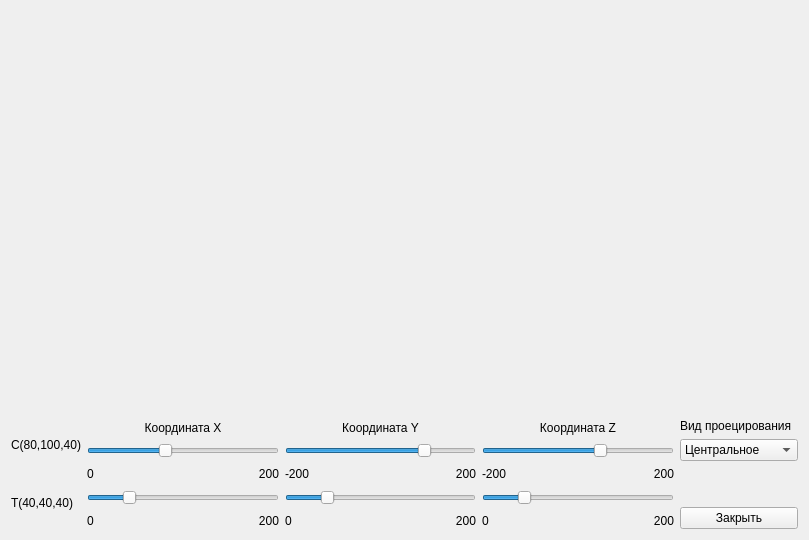
<?xml version="1.0" encoding="UTF-8"?>
<ui version="4.0">
 <class>MainWindow</class>
 <widget class="QMainWindow" name="MainWindow">
  <property name="geometry">
   <rect>
    <x>0</x>
    <y>0</y>
    <width>809</width>
    <height>540</height>
   </rect>
  </property>
  <property name="sizePolicy">
   <sizepolicy hsizetype="Fixed" vsizetype="Fixed">
    <horstretch>0</horstretch>
    <verstretch>0</verstretch>
   </sizepolicy>
  </property>
  <property name="windowTitle">
   <string>Компьютерная графика, Пахтусов Н.Г., ПРО-306</string>
  </property>
  <widget class="QWidget" name="centralWidget">
   <layout class="QVBoxLayout" name="verticalLayout_10">
    <item>
     <layout class="QHBoxLayout" name="widgets_layout">
      <property name="sizeConstraint">
       <enum>QLayout::SetMaximumSize</enum>
      </property>
      <item>
       <widget class="QWidget" name="w1" native="true">
        <property name="sizePolicy">
         <sizepolicy hsizetype="Expanding" vsizetype="Expanding">
          <horstretch>0</horstretch>
          <verstretch>0</verstretch>
         </sizepolicy>
        </property>
       </widget>
      </item>
      <item>
       <widget class="QWidget" name="w2" native="true">
        <property name="sizePolicy">
         <sizepolicy hsizetype="Expanding" vsizetype="Expanding">
          <horstretch>0</horstretch>
          <verstretch>0</verstretch>
         </sizepolicy>
        </property>
       </widget>
      </item>
     </layout>
    </item>
    <item>
     <layout class="QHBoxLayout" name="horizontalLayout">
      <property name="sizeConstraint">
       <enum>QLayout::SetMinimumSize</enum>
      </property>
      <item>
       <layout class="QVBoxLayout" name="verticalLayout_2">
        <property name="sizeConstraint">
         <enum>QLayout::SetMinimumSize</enum>
        </property>
        <item>
         <widget class="QLabel" name="labelC">
          <property name="sizePolicy">
           <sizepolicy hsizetype="Minimum" vsizetype="Minimum">
            <horstretch>0</horstretch>
            <verstretch>0</verstretch>
           </sizepolicy>
          </property>
          <property name="text">
           <string>C(80,100,40)</string>
          </property>
         </widget>
        </item>
        <item>
         <widget class="QLabel" name="labelT">
          <property name="sizePolicy">
           <sizepolicy hsizetype="Minimum" vsizetype="Minimum">
            <horstretch>0</horstretch>
            <verstretch>0</verstretch>
           </sizepolicy>
          </property>
          <property name="text">
           <string>T(40,40,40)</string>
          </property>
         </widget>
        </item>
       </layout>
      </item>
      <item>
       <layout class="QVBoxLayout" name="verticalLayout_3">
        <item>
         <widget class="QLabel" name="label">
          <property name="sizePolicy">
           <sizepolicy hsizetype="Minimum" vsizetype="Minimum">
            <horstretch>0</horstretch>
            <verstretch>0</verstretch>
           </sizepolicy>
          </property>
          <property name="text">
           <string>Координата X</string>
          </property>
          <property name="alignment">
           <set>Qt::AlignCenter</set>
          </property>
         </widget>
        </item>
        <item>
         <widget class="QSlider" name="sliderVX">
          <property name="sizePolicy">
           <sizepolicy hsizetype="Expanding" vsizetype="Minimum">
            <horstretch>0</horstretch>
            <verstretch>0</verstretch>
           </sizepolicy>
          </property>
          <property name="minimum">
           <number>0</number>
          </property>
          <property name="maximum">
           <number>200</number>
          </property>
          <property name="value">
           <number>80</number>
          </property>
          <property name="orientation">
           <enum>Qt::Horizontal</enum>
          </property>
          <property name="tickPosition">
           <enum>QSlider::NoTicks</enum>
          </property>
         </widget>
        </item>
        <item>
         <layout class="QHBoxLayout" name="horizontalLayout_15">
          <item>
           <widget class="QLabel" name="label_16">
            <property name="text">
             <string>0</string>
            </property>
           </widget>
          </item>
          <item>
           <widget class="QLabel" name="label_18">
            <property name="text">
             <string>200</string>
            </property>
            <property name="alignment">
             <set>Qt::AlignRight|Qt::AlignTrailing|Qt::AlignVCenter</set>
            </property>
           </widget>
          </item>
         </layout>
        </item>
        <item>
         <widget class="QSlider" name="sliderX">
          <property name="sizePolicy">
           <sizepolicy hsizetype="Expanding" vsizetype="Minimum">
            <horstretch>0</horstretch>
            <verstretch>0</verstretch>
           </sizepolicy>
          </property>
          <property name="minimum">
           <number>0</number>
          </property>
          <property name="maximum">
           <number>200</number>
          </property>
          <property name="value">
           <number>40</number>
          </property>
          <property name="orientation">
           <enum>Qt::Horizontal</enum>
          </property>
          <property name="tickPosition">
           <enum>QSlider::NoTicks</enum>
          </property>
         </widget>
        </item>
        <item>
         <layout class="QHBoxLayout" name="horizontalLayout_14">
          <item>
           <widget class="QLabel" name="label_5">
            <property name="text">
             <string>0</string>
            </property>
           </widget>
          </item>
          <item>
           <widget class="QLabel" name="label_7">
            <property name="text">
             <string>200</string>
            </property>
            <property name="alignment">
             <set>Qt::AlignRight|Qt::AlignTrailing|Qt::AlignVCenter</set>
            </property>
           </widget>
          </item>
         </layout>
        </item>
       </layout>
      </item>
      <item>
       <layout class="QVBoxLayout" name="verticalLayout_5">
        <item>
         <widget class="QLabel" name="label_2">
          <property name="sizePolicy">
           <sizepolicy hsizetype="Minimum" vsizetype="Minimum">
            <horstretch>0</horstretch>
            <verstretch>0</verstretch>
           </sizepolicy>
          </property>
          <property name="text">
           <string>Координата Y</string>
          </property>
          <property name="alignment">
           <set>Qt::AlignCenter</set>
          </property>
         </widget>
        </item>
        <item>
         <widget class="QSlider" name="sliderVY">
          <property name="sizePolicy">
           <sizepolicy hsizetype="Expanding" vsizetype="Minimum">
            <horstretch>0</horstretch>
            <verstretch>0</verstretch>
           </sizepolicy>
          </property>
          <property name="minimum">
           <number>-200</number>
          </property>
          <property name="maximum">
           <number>200</number>
          </property>
          <property name="value">
           <number>100</number>
          </property>
          <property name="orientation">
           <enum>Qt::Horizontal</enum>
          </property>
          <property name="tickPosition">
           <enum>QSlider::NoTicks</enum>
          </property>
         </widget>
        </item>
        <item>
         <layout class="QHBoxLayout" name="horizontalLayout_16">
          <item>
           <widget class="QLabel" name="label_19">
            <property name="text">
             <string>-200</string>
            </property>
           </widget>
          </item>
          <item>
           <widget class="QLabel" name="label_21">
            <property name="text">
             <string>200</string>
            </property>
            <property name="alignment">
             <set>Qt::AlignRight|Qt::AlignTrailing|Qt::AlignVCenter</set>
            </property>
           </widget>
          </item>
         </layout>
        </item>
        <item>
         <widget class="QSlider" name="sliderY">
          <property name="sizePolicy">
           <sizepolicy hsizetype="Expanding" vsizetype="Minimum">
            <horstretch>0</horstretch>
            <verstretch>0</verstretch>
           </sizepolicy>
          </property>
          <property name="minimum">
           <number>0</number>
          </property>
          <property name="maximum">
           <number>200</number>
          </property>
          <property name="value">
           <number>40</number>
          </property>
          <property name="orientation">
           <enum>Qt::Horizontal</enum>
          </property>
          <property name="tickPosition">
           <enum>QSlider::NoTicks</enum>
          </property>
         </widget>
        </item>
        <item>
         <layout class="QHBoxLayout" name="horizontalLayout_7">
          <item>
           <widget class="QLabel" name="label_8">
            <property name="text">
             <string>0</string>
            </property>
           </widget>
          </item>
          <item>
           <widget class="QLabel" name="label_9">
            <property name="text">
             <string>200</string>
            </property>
            <property name="alignment">
             <set>Qt::AlignRight|Qt::AlignTrailing|Qt::AlignVCenter</set>
            </property>
           </widget>
          </item>
         </layout>
        </item>
       </layout>
      </item>
      <item>
       <layout class="QVBoxLayout" name="verticalLayout_7">
        <item>
         <widget class="QLabel" name="label_3">
          <property name="sizePolicy">
           <sizepolicy hsizetype="Minimum" vsizetype="Minimum">
            <horstretch>0</horstretch>
            <verstretch>0</verstretch>
           </sizepolicy>
          </property>
          <property name="text">
           <string>Координата Z</string>
          </property>
          <property name="alignment">
           <set>Qt::AlignCenter</set>
          </property>
         </widget>
        </item>
        <item>
         <widget class="QSlider" name="sliderVZ">
          <property name="sizePolicy">
           <sizepolicy hsizetype="Expanding" vsizetype="Minimum">
            <horstretch>0</horstretch>
            <verstretch>0</verstretch>
           </sizepolicy>
          </property>
          <property name="minimum">
           <number>-200</number>
          </property>
          <property name="maximum">
           <number>200</number>
          </property>
          <property name="value">
           <number>50</number>
          </property>
          <property name="orientation">
           <enum>Qt::Horizontal</enum>
          </property>
          <property name="tickPosition">
           <enum>QSlider::NoTicks</enum>
          </property>
         </widget>
        </item>
        <item>
         <layout class="QHBoxLayout" name="horizontalLayout_17">
          <item>
           <widget class="QLabel" name="label_22">
            <property name="text">
             <string>-200</string>
            </property>
           </widget>
          </item>
          <item>
           <widget class="QLabel" name="label_24">
            <property name="text">
             <string>200</string>
            </property>
            <property name="alignment">
             <set>Qt::AlignRight|Qt::AlignTrailing|Qt::AlignVCenter</set>
            </property>
           </widget>
          </item>
         </layout>
        </item>
        <item>
         <widget class="QSlider" name="sliderZ">
          <property name="sizePolicy">
           <sizepolicy hsizetype="Expanding" vsizetype="Minimum">
            <horstretch>0</horstretch>
            <verstretch>0</verstretch>
           </sizepolicy>
          </property>
          <property name="minimum">
           <number>0</number>
          </property>
          <property name="maximum">
           <number>200</number>
          </property>
          <property name="value">
           <number>40</number>
          </property>
          <property name="orientation">
           <enum>Qt::Horizontal</enum>
          </property>
          <property name="tickPosition">
           <enum>QSlider::NoTicks</enum>
          </property>
         </widget>
        </item>
        <item>
         <layout class="QHBoxLayout" name="horizontalLayout_8">
          <item>
           <widget class="QLabel" name="label_11">
            <property name="text">
             <string>0</string>
            </property>
           </widget>
          </item>
          <item>
           <widget class="QLabel" name="label_12">
            <property name="text">
             <string>200</string>
            </property>
            <property name="alignment">
             <set>Qt::AlignRight|Qt::AlignTrailing|Qt::AlignVCenter</set>
            </property>
           </widget>
          </item>
         </layout>
        </item>
       </layout>
      </item>
      <item>
       <layout class="QVBoxLayout" name="verticalLayout_9">
        <item>
         <widget class="QLabel" name="label_15">
          <property name="sizePolicy">
           <sizepolicy hsizetype="Minimum" vsizetype="Minimum">
            <horstretch>0</horstretch>
            <verstretch>0</verstretch>
           </sizepolicy>
          </property>
          <property name="text">
           <string>Вид проецирования</string>
          </property>
         </widget>
        </item>
        <item>
         <widget class="QComboBox" name="mode">
          <item>
           <property name="text">
            <string>Центральное</string>
           </property>
          </item>
          <item>
           <property name="text">
            <string>Ортогональное</string>
           </property>
          </item>
         </widget>
        </item>
        <item>
         <spacer name="verticalSpacer">
          <property name="orientation">
           <enum>Qt::Vertical</enum>
          </property>
          <property name="sizeType">
           <enum>QSizePolicy::Minimum</enum>
          </property>
          <property name="sizeHint" stdset="0">
           <size>
            <width>20</width>
            <height>40</height>
           </size>
          </property>
         </spacer>
        </item>
        <item>
         <widget class="QPushButton" name="quit">
          <property name="text">
           <string>Закрыть</string>
          </property>
         </widget>
        </item>
       </layout>
      </item>
     </layout>
    </item>
   </layout>
  </widget>
 </widget>
 <layoutdefault spacing="6" margin="11"/>
 <resources/>
 <connections>
  <connection>
   <sender>quit</sender>
   <signal>clicked()</signal>
   <receiver>MainWindow</receiver>
   <slot>close()</slot>
   <hints>
    <hint type="sourcelabel">
     <x>798</x>
     <y>621</y>
    </hint>
    <hint type="destinationlabel">
     <x>436</x>
     <y>322</y>
    </hint>
   </hints>
  </connection>
 </connections>
</ui>
